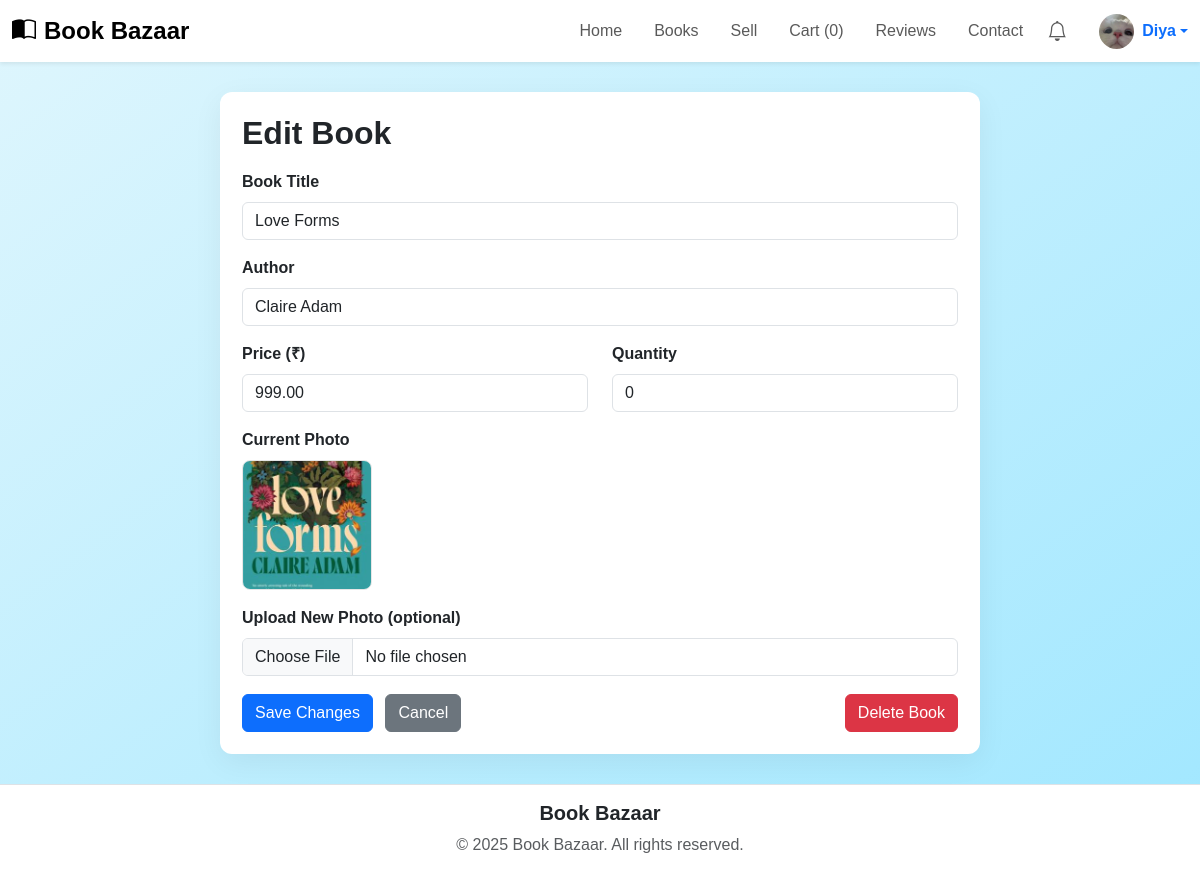
Page /edit-book/5/ (signed in) on the committed database.
### book_app/models.py (models this page shows, shortened)
class Profile(models.Model):
    user = models.OneToOneField(User, on_delete=models.CASCADE)
    profile = models.ImageField(upload_to='profile_picture/', default='profile_picture/default-avatar.png')

class Book(models.Model):
    seller = models.ForeignKey(
        User,
        on_delete=models.CASCADE,
        related_name='books_uploaded',
        null=True,
        blank=True
    )
    name = models.CharField(max_length=100)
    email = models.EmailField()
    phone = models.CharField(max_length=15)
    book_title = models.CharField(max_length=200)
    author = models.CharField(max_length=100)
    condition = models.CharField(max_length=50)
    price = models.DecimalField(max_digits=10, decimal_places=2)
    book_photo = models.ImageField(upload_to='book_photos/', blank=True, null=True)
    description = models.TextField(blank=True, null=True)
    quantity = models.IntegerField(default=1)
    is_sold = models.BooleanField(default=False)
    out_of_stock_time = models.DateTimeField(null=True, blank=True)

### book_app/views.py (the view, shortened to what this page needs)
# urls.py: path("edit-book/<int:book_id>/", edit_book, name="edit_book"),
@login_required
def edit_book(request, book_id):
    book = get_object_or_404(Book, id=book_id, seller=request.user)
    return render(request, "edit_book.html", {"book": book})

### book_app/views.py (called while the page is built)
def cart_count(request):
    if request.user.is_authenticated:
        count = CartItem.objects.filter(cart__user=request.user).count()
    else:
        count = 0
    return {"cart_count": count}

def wishlist_count(request):
    if request.user.is_authenticated:
        count = Wishlist.objects.filter(user=request.user).count()
    else:
        count = 0
    return {"wishlist_count": count}

### templates/edit_book.html (shortened to what this page needs)
{% extends "base.html" %}
{% load static %}
{% block body %}
<div class="edit-card">
  <h2>Edit Book</h2>
  <form method="POST" enctype="multipart/form-data">
    <div class="mb-3">
      <label class="form-label">Book Title</label>
      <input type="text" name="book_title" value="{{ book.book_title }}" class="form-control" required>
    </div>
    <div class="mb-3">
      <label class="form-label">Author</label>
      <input type="text" name="author" value="{{ book.author }}" class="form-control" required>
    </div>
    <div class="row">
      <div class="col-md-6 mb-3">
        <label class="form-label">Price (₹)</label>
        <input type="number" step="0.01" min="0" name="price" value="{{ book.price }}" class="form-control" required>
      </div>
      <div class="col-md-6 mb-3">
        <label class="form-label">Quantity</label>
        <input type="number" name="quantity" min="0" value="{{ book.quantity }}" class="form-control" required>
      </div>
    </div>
    <div class="mb-3">
      <label class="form-label">Current Photo</label><br>
      {% if book.book_photo %}
        <img src="{{ book.book_photo.url }}" alt="book image" class="current-img mb-2">
      {% else %}
        <p class="text-muted">No image uploaded.</p>
      {% endif %}
      <div class="mt-2">
        <label class="form-label">Upload New Photo (optional)</label>
        <input type="file" name="book_photo" class="form-control">
      </div>
    </div>
    <div class="btn-row">
      <div>
        <button type="submit" class="btn btn-primary">Save Changes</button>
        <a href="{% url 'profile' %}" class="btn btn-secondary ms-2">Cancel</a>
      </div>
      <div>
        <form method="post" action="{% url 'delete_book' book.id %}" style="display:inline;">
          <button class="btn btn-danger" onclick="return confirm('Delete this listing?')">Delete Book</button>
        </form>
      </div>
    </div>
  </form>
</div>
{% endblock %}

### templates/base.html (shortened to what this page needs)
{% load static %}
<!DOCTYPE html>
<html lang="en">
<head>
  <link rel="stylesheet" href="https://cdn.jsdelivr.net/npm/bootstrap@5.3.0/dist/css/bootstrap.min.css">
  <link rel="stylesheet" href="https://cdn.jsdelivr.net/npm/bootstrap-icons@1.11.3/font/bootstrap-icons.css">
  <link rel="stylesheet" href="{% static 'book_app/style.css' %}">
</head>
<body class="bg-light">
<nav class="navbar navbar-expand-lg navbar-light bg-white shadow-sm py-2 sticky-top">
  <div class="container-fluid">
    <a class="navbar-brand fw-bold fs-4 d-flex align-items-center" href="{% url 'dashboard' %}">
      <i class="bi bi-book-half me-2"></i> Book Bazaar
    </a>
    <div class="collapse navbar-collapse" id="navbarNav">
      <ul class="navbar-nav ms-auto align-items-center">
        <li class="nav-item"><a class="nav-link px-3" href="{% url 'dashboard' %}">Home</a></li>
        <li class="nav-item"><a class="nav-link px-3" href="{% url 'book' %}">Books</a></li>
        {% if request.user.is_authenticated %}
          <li class="nav-item"><a class="nav-link px-3" href="{% url 'selling' %}">Sell</a></li>
          <li class="nav-item"><a class="nav-link px-3" href="{% url 'view_cart' %}">Cart ({{ cart_count|default:0 }})</a></li>
        {% else %}
          <li class="nav-item"><a class="nav-link px-3" href="#" onclick="requireLogin()">Sell</a></li>
          <li class="nav-item"><a class="nav-link px-3" href="#" onclick="requireLogin()">Cart</a></li>
        {% endif %}
        <li class="nav-item"><a class="nav-link px-3" href="{% url 'submit_review' %}">Reviews</a></li>
        <li class="nav-item"><a class="nav-link px-3" href="{% url 'contact' %}">Contact</a></li>
        {% if request.user.is_authenticated %}
        <li class="nav-item position-relative me-3">
          <a class="nav-link" href="{% url 'my_notifications' %}">
            <i class="bi bi-bell fs-5"></i>
          </a>
        </li>
        <li class="nav-item dropdown ms-2">
          <a class="d-flex align-items-center text-decoration-none dropdown-toggle" data-bs-toggle="dropdown">
            <img src="{% if request.user.profile.profile %}{{ request.user.profile.profile.url }}{% else %}{% static 'images/default-avatar.png' %}{% endif %}"
                 class="rounded-circle" style="width:35px;height:35px;object-fit:cover;">
            <span class="ms-2 fw-semibold">{{ request.user.username }}</span>
          </a>
        </li>
        {% else %}
        <li class="nav-item ms-3">
          <a class="btn btn-primary px-3" href="{% url 'login' %}">Login</a>
        </li>
        {% endif %}
      </ul>
    </div>
  </div>
</nav>
<main class="container my-4">
  {% block body %}{% endblock %}
</main>
<footer class="text-center py-3 bg-white border-top mt-4">
  <div class="container">
    <h5 class="fw-bold">Book Bazaar</h5>
    <p class="text-muted mb-0">© 2025 Book Bazaar. All rights reserved.</p>
  </div>
</footer>
</body>
</html>

### book_app/static/book_app/style.css (style rules this page uses)
* { margin: 0; padding: 0; box-sizing: border-box; }
html, body { font-family: 'Poppins', sans-serif; background: linear-gradient(to bottom right, #dff6fd, #a0e7ff); min-height: 100vh; overflow-x: hidden; }

### templates/edit_book.html (style rules this page uses)
.edit-card { max-width: 760px; margin: 30px auto; background: #fff; padding: 22px; border-radius: 12px; box-shadow: 0 8px 30px rgba(0,0,0,0.06); }
.edit-card h2 { margin-bottom: 18px; font-weight: 700; }
.current-img { width:130px; height:130px; object-fit:cover; border-radius:8px; border:1px solid #e6e6e6; }
label.form-label { font-weight:600; }
.btn-row { display:flex; gap:10px; justify-content:space-between; align-items:center; margin-top:18px; }

### rows in the picture
Book: book_title "Love Forms", author "Claire Adam", price "999.00", quantity "0", book_photo (picture)

### other values in the picture
{{ cart_count|default:0 }} "0"
{{ request.user.username }} "Diya"
